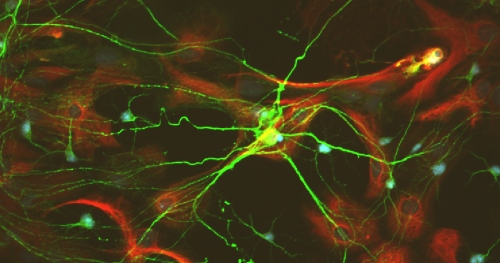
#> input picture Day 2/calcium.jpg, 500 x 263 px
$ python imaging.py calcium.jpg out.png
#> lines starting #> are read from the running program, lines starting #| are printed output that depends on the picture; after the words box and inside, x2 and y2 are one past the last pixel; in counts of white or black regions, pixels touching at a corner belong together
import argparse
import matplotlib.pyplot as plt

parser = argparse.ArgumentParser(description="This will make an image that highlights green areas.")
parser.add_argument("image")
parser.add_argument("image_out")

args = parser.parse_args()

filename = args.image
save_filename = args.image_out
threshold = 100

im = plt.imread(filename)
#> im is the input picture: shape (263, 500, 3); mean R, G, B 66.8, 54.9, 24.2
plt.imshow(im)

above_mean = im[:, :, 1] > threshold
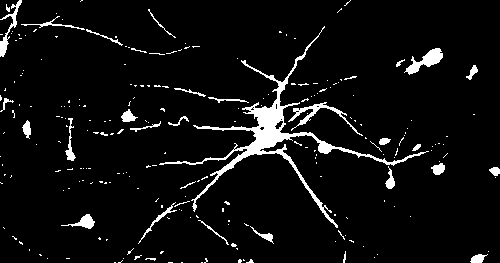
#> above_mean: shape (263, 500) bool; 5.7% white; 234 white regions (202 under 20 px), largest, box (x1, y1, x2, y2) and area: (159, 26, 429, 228) 3401, (404, 48, 443, 75) 412, (288, 102, 363, 136) 396
plt.imshow(above_mean.astype(float), cmap="gray")

plt.imsave(save_filename, above_mean.astype(float), cmap="gray")
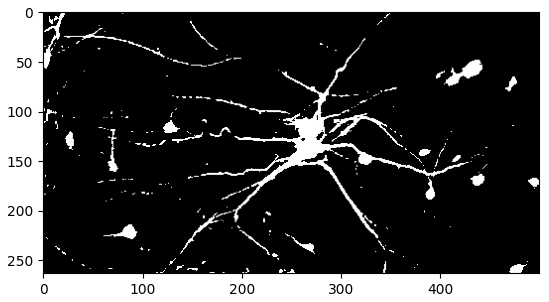
#> figure drawn by matplotlib, 1 panel
